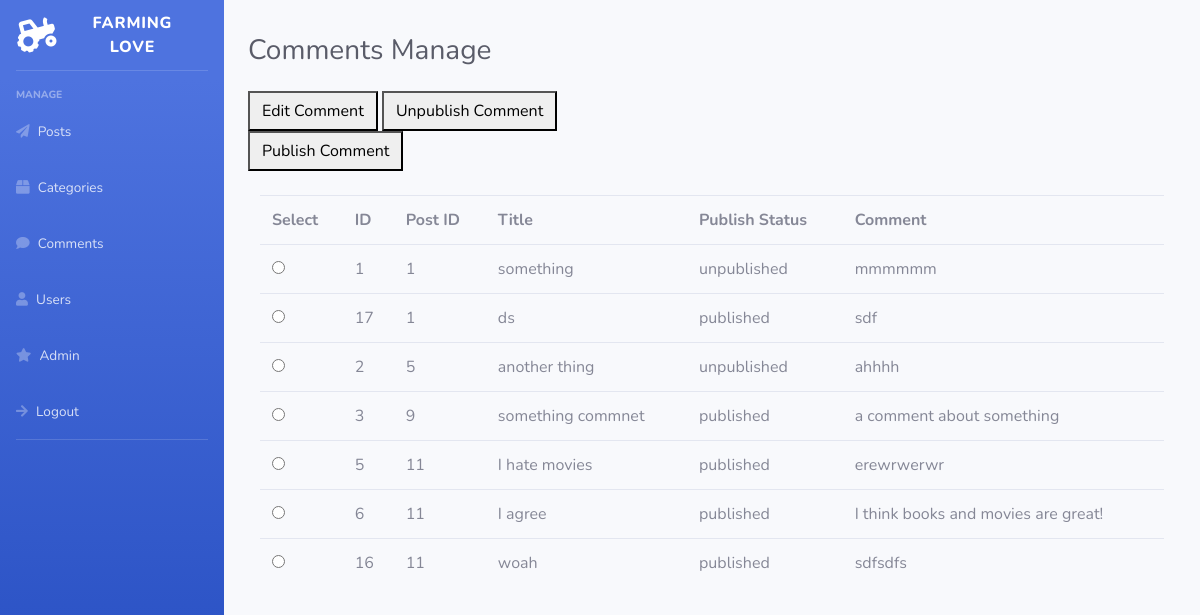
/admin/admincommentsmanage.php (signed in), run on the app's committed database.
### tables this page shows
CREATE TABLE `comment` (
  `comment_id` int(11) NOT NULL,
  `post_id` int(11) NOT NULL,
  `comtitle` varchar(50) NOT NULL,
  `fname` varchar(33) NOT NULL,
  `lname` varchar(33) NOT NULL,
  `comcontent` tinytext NOT NULL,
  `status` tinyint(1) NOT NULL,
  `date` date NOT NULL
);

CREATE TABLE `post` (
  `post_id` int(11) NOT NULL,
  `user_id` int(11) NOT NULL,
  `title` varchar(33) NOT NULL,
  `content` blob NOT NULL,
  `statuspost` tinyint(1) NOT NULL,
  `date` date NOT NULL
);

### queries.php (called while the page is built, shortened)
<?php
$allcommentq = "SELECT * FROM `comment` JOIN `post` ON comment.post_id=post.post_id";
?>

### admin/admincommentsmanage.php (the view, shortened to what this page needs)
<?php
include("..\connectionvar.php");
include("..\queries.php");
$editallcommentq = $allcommentq;
$editallcommentq .= " ORDER BY comment.post_id ASC";
$comments = mysqli_query($conn, $editallcommentq);
?>
<!DOCTYPE html>
<html lang="en">
<head>
    <link href="vendor/fontawesome-free/css/all.min.css" rel="stylesheet" type="text/css">
    <link href="css/sb-admin-2.min.css" rel="stylesheet">
</head>
<body id="page-top">
    <div id="wrapper">
    <?php
        require("adminsidebar.php");
    ?>
        <div id="content-wrapper" class="d-flex flex-column">
            <div id="content">
                <div class="container-fluid">
                    <div class="d-sm-flex align-items-center justify-content-between mb-4">
                        <h1 class="h3 mb-0 text-gray-800"> <br>Comments Manage</h1>
                    </div>
                    <div class = "row">
                        <div class="col-xl-6 col-md-4 mb-4">
                            <form method = 'POST' action = "<?php echo $_SERVER['PHP_SELF']; ?>">
                            <button class="btn-icon-split" type = 'submit' name = 'editcomment'>
                                <span class="text">Edit Comment</span>
                            </button>
                            <button class="btn-icon-split" type = 'submit' name = 'status0'>
                                <span class="text">Unpublish Comment</span>
                            </button>
                            <button class="btn-icon-split" type = 'submit' name = 'status1'>
                                <span class="text">Publish Comment</span>
                            </button>
                        </div>
                    </div>
                    <div class="col-xl-12 col-md-12 mb-4">
                        <table class="table">
                            <tr>
                                <th> Select </th>
                                <th> ID </th>
                                <th> Post ID </th>
                                <th> Title </th>
                                <th> Publish Status </th>
                                <th> Comment </th>
                            </tr>
                                <form method = 'POST' action = "<?php echo $_SERVER['PHP_SELF']; ?>">
                                <?php
                                while ($row = mysqli_fetch_array($comments)) {
                                    if ($row['status']=='0') {
                                        $status = "unpublished";
                                    } else {
                                        $status = "published";
                                    }
                                    echo "<tr> <td> <input type = 'radio' name = 'editop' value = '". $row['comment_id']. "'> </td> <td>". $row['comment_id']. "</td> <td>". $row['post_id']. "</td> <td>". $row['comtitle']. "</td> <td>". $status. "</td> <td>". $row['comcontent']. "</td> </tr>";
                                }
                                ?>
                        </table>
                    </div>
                </div>
            </div>
        </div>
    </div>
</body>
</html>

### data on the page
comment: comment_id "1", post.post_id "1", comtitle "something", status "unpublished", comcontent "mmmmmm"
comment: comment_id "17", post.post_id "1", comtitle "ds", status "published", comcontent "sdf"
comment: comment_id "2", post.post_id "5", comtitle "another thing", status "unpublished", comcontent "ahhhh"
comment: comment_id "3", post.post_id "9", comtitle "something commnet", status "published", comcontent "a comment about something"
comment: comment_id "5", post.post_id "11", comtitle "I hate movies", status "published", comcontent "erewrwerwr"
comment: comment_id "6", post.post_id "11", comtitle "I agree", status "published", comcontent "I think books and movies are great!"
comment: comment_id "16", post.post_id "11", comtitle "woah", status "published", comcontent "sdfsdfs"
